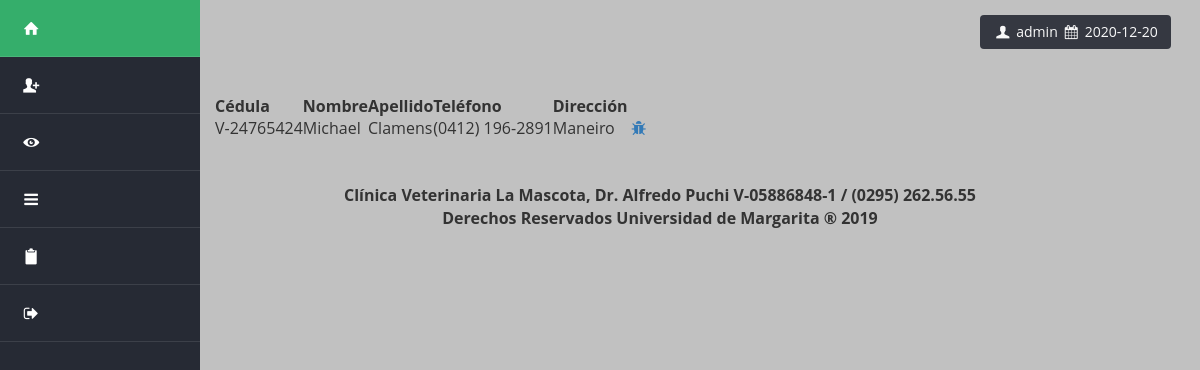
Page /mostrar_clientes_desparasitacion_dataTable.php (signed in) on the committed database.
### tables this page shows
CREATE TABLE `cliente` (
  `NOMBRE` varchar(50) NOT NULL,
  `APELLIDO` varchar(50) NOT NULL,
  `CEDULA` varchar(20) NOT NULL,
  `TELEFONO` varchar(50) NOT NULL,
  `DIRECCION` varchar(200) NOT NULL
);

### mostrar_clientes_desparasitacion_dataTable.php (the view, shortened to what this page needs)
<?php session_start();
	require 'admin/config.php';
	$conexion = conexion($bd_config);
	$statement = $conexion->prepare("SELECT * FROM cliente ORDER BY CEDULA");
	$statement->execute();
	$resultado = $statement->fetchAll();
	$diaActual=date("d");
	$mesActual=date("m");
	$anioActual=date("Y");
	$fechaActual = $anioActual .'-'. $mesActual .'-'. $diaActual;
?>
<html lang="es">
	<head>
		<link rel="stylesheet" type="text/css" href="data_table/css/bootstrap.min.css">
		<link rel="stylesheet" type="text/css" href="data_table/css/bootstrap-theme.css">
		<link href="data_table/css/jquery.dataTables.min.css" rel="stylesheet">
			<link rel="stylesheet" type="text/css" href="css/fontello.css">
			<link rel="stylesheet" type="text/css" href="css/estilos.css">
	</head>
<body>
	<div class="container-fluid">
			<div class="row">
				<?php require'views/HeadTipo1.php'; ?>
			<button class="wrapper btn" ><span><i class="icon-user"></i></span><?php echo " " .$_SESSION['usuario'] ."  "?><span><i class="icon-calendar"></i></span><?php echo " " .$fechaActual?></button>
			<br>
			<br>
			<br>
			<div class="col-md-9 table-responsive">
				<table class="display" id="mitabla">
					<thead>
						<tr>
							<th>Cédula</th>
							<th>Nombre</th>
							<th>Apellido</th>
							<th>Teléfono</th>
							<th>Dirección</th>
							<th></th>
						</tr>
					</thead>
					<tbody>
						<?php foreach ($resultado as $row): ?>
							<tr>
								<td><?php echo $row['CEDULA']; ?></td>
								<td><?php echo $row['NOMBRE']; ?></td>
								<td><?php echo $row['APELLIDO']; ?></td>
								<td><?php echo $row['TELEFONO']; ?></td>
								<td><?php echo $row['DIRECCION']; ?></td>
								<td><a class="icon-bug" href="formulario_desparasitacion.php?cedula=<?php echo $row['CEDULA']; ?> " ></a></td>
							</tr>
						<?php endforeach ?>
					</tbody>
				</table>
				<br>
				<br>
				<p style="text-align:center; margin-left: 20px;"><b>Clínica Veterinaria La Mascota, Dr. Alfredo Puchi V-05886848-1 / (0295) 262.56.55 <br> Derechos Reservados Universidad de Margarita &reg; 2019</b></p>
			</div>
		</div>
	</div>
</body>
</html>

### css/estilos.css (style rules this page uses)
body { background: #C1C1C1; font-size: 16px; font-family: 'Open Sans', sans-serif; }

### mostrar_clientes_desparasitacion_dataTable.php (style rules this page uses)
.wrapper { margin: 1em; margin-bottom: 0; margin-top: 15px; margin-left: 65%; opacity: 0.9; background-color: #262a34; cursor: pointer; color: white; }

### rows in the picture
cliente: CEDULA "V-24765424", NOMBRE "Michael", APELLIDO "Clamens", TELEFONO "(0412) 196-2891", DIRECCION "Maneiro"

### other values in the picture
$_SESSION['usuario'] "admin"
